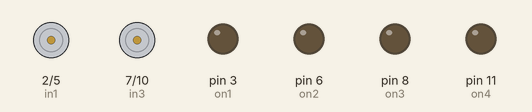
This sketch was run on a simulated Arduino Uno, built with avr-gcc and run on an emulated ATmega328P. Parts: motor-driver pin pairs drawn as motors (green arrow = first pin HIGH = forward, orange = second pin HIGH = backward, longer = more drive), output pins drawn as LEDs (lit = HIGH).

Above: at 0.1 s.
At 10.1 s:
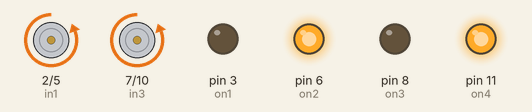
At 72.1 s:
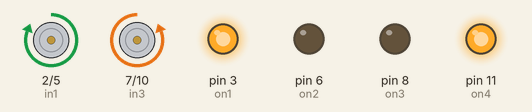
At 122.1 s:
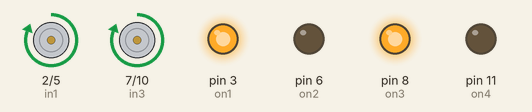
Timing chart, 0 to 123.6 s (numbered marks = the images above):
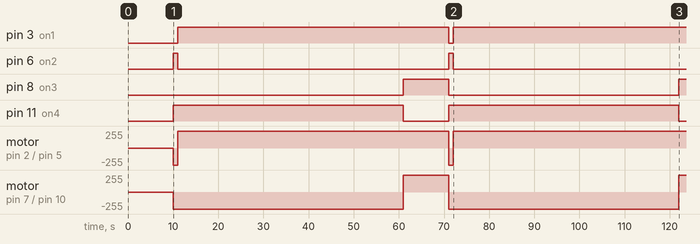

The sketch:

01CarBluetoothCAddedFinal.ino
```cpp
int in1 = 2;
int in2 = 5;
int in3 = 7;
int in4 = 10;

int on1 = 3;
int on2 = 6;
int on3 = 8;
int on4 = 11;

const int RaspiPhelps = 13;


void setup() {

    pinMode(RaspiPhelps, INPUT);

    pinMode(in1, OUTPUT);
    pinMode(in2, OUTPUT);
    pinMode(in3, OUTPUT);
    pinMode(in4, OUTPUT);

    pinMode(on1, OUTPUT);
    pinMode(on2, OUTPUT);
    pinMode(on3, OUTPUT);
    pinMode(on4, OUTPUT);


  digitalWrite(in1, LOW);
  digitalWrite(in2, LOW);
  digitalWrite(in4, LOW);
  digitalWrite(in3, LOW);

  digitalWrite(on1, LOW);
  digitalWrite(on2, LOW);
  digitalWrite(on4, LOW);
  digitalWrite(on3, LOW);
}

void loop() {
 // bool phelps
delay(10000);
Forward();
Right();
Left();
Back();


}
void Forward(){

  digitalWrite(in1, LOW);
  digitalWrite(in2, HIGH);
  digitalWrite(in3, LOW);
  digitalWrite(in4, HIGH);

  digitalWrite(on1, LOW);
  digitalWrite(on2, HIGH);
  digitalWrite(on3, LOW);
  digitalWrite(on4, HIGH);

  delay(1000);
  digitalWrite(in1, LOW);
  digitalWrite(in2, LOW);
  digitalWrite(in4, LOW);
  digitalWrite(in3, LOW);

  digitalWrite(on1, LOW);
  digitalWrite(on2, LOW);
  digitalWrite(on4, LOW);
  digitalWrite(on3, LOW);
}

void Right(){

  digitalWrite(in1, LOW);
  digitalWrite(in2, HIGH);
  digitalWrite(in3, HIGH);
  digitalWrite(in4, LOW);


  digitalWrite(on1, LOW);
  digitalWrite(on2, HIGH);
  digitalWrite(on3, HIGH);
  digitalWrite(on4, LOW);


}
void Left(){

  digitalWrite(in1, HIGH);
  digitalWrite(in2, LOW);
  digitalWrite(in3, LOW);
  digitalWrite(in4, HIGH);

  digitalWrite(on1, HIGH);
  digitalWrite(on2, LOW);
  digitalWrite(on3, LOW);
  digitalWrite(on4, HIGH);

  delay(50000);   ////Change This according to you required destination

}

void Back(){

  digitalWrite(in1, HIGH);
  digitalWrite(in2, LOW);
  digitalWrite(in3, HIGH);
  digitalWrite(in4, LOW);

  digitalWrite(on1, HIGH);
  digitalWrite(on2, LOW);
  digitalWrite(on3, HIGH);
  digitalWrite(on4, LOW);


}
```

Measured:
- by itself, pin 3 (on1): LOW → HIGH at 11.0 s, → LOW 60.0 s later, → HIGH 1.0 s later
- by itself, pin 6 (on2): alternates HIGH for 1.0 s and LOW for 60.0 s
- by itself, pin 8 (on3): LOW → HIGH at 61.0 s, → LOW 10.0 s later, → HIGH 51.0 s later
- by itself, pin 11 (on4): alternates HIGH for 51.0 s and LOW for 10.0 s
- by itself, motor on pin 2 (in1) / pin 5 (in2): alternates forward 255/255 for 60.0 s and backward 255/255 for 1.0 s
- by itself, motor on pin 7 (in3) / pin 10 (in4): alternates forward 255/255 for 10.0 s and backward 255/255 for 51.0 s
